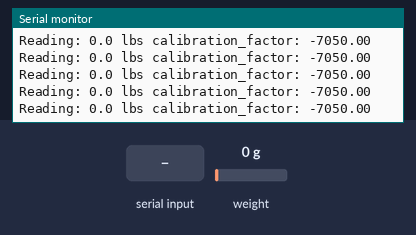
This sketch was run on a simulated Arduino Uno, built with avr-gcc and run on an emulated ATmega328P. Shown: the last lines printed to the serial monitor. The test bench sets the inputs (shaded band); at power-on: weight on the scale 0 g.

Above: at 3.3 s.
3.4 s: weight on the scale set to 100 g
At 3.4 s:
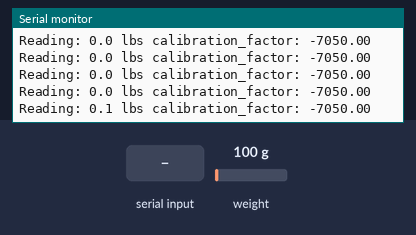
6.4 s: "+" received over Serial
At 6.53 s:
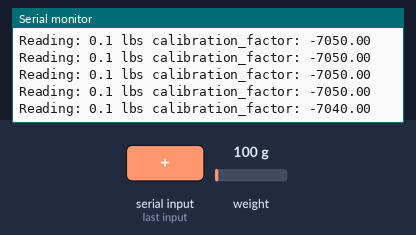
9.4 s: "a" received over Serial
At 9.47 s:
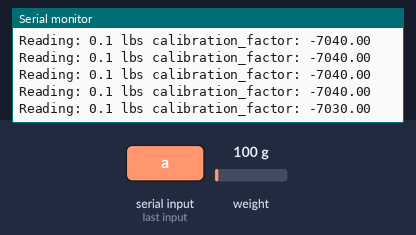
12.4 s: weight on the scale set to 1250 g
At 16.35 s:
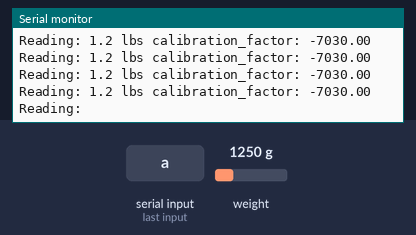
Timing chart, 0 to 16.4 s (numbered marks = the images above; inputs shaded):
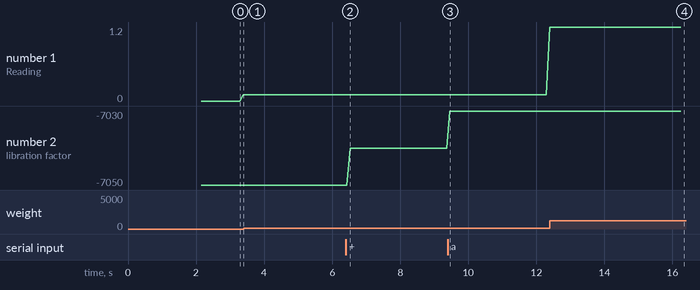

Measured:
- after the input at 6.4 s, the serial monitor: prints a new line after 0.13 s (image 2)
- after the input at 9.4 s, the serial monitor: prints a new line after 0.06 s (image 3)
- after the input at 12.4 s, the serial monitor: prints a new line after 0.10 s (image 4)
- plotted number 1: 0.1 → 1.2 after the input at 9.4 s
- plotted number 2: -7050 → -7040 after the input at 6.4 s, -7040 → -7030 after the input at 9.4 s

The sketch:

Scale_Calibration.ino
```cpp
#include <HX711.h>

/*
 Example using the SparkFun HX711 breakout board with a scale
 By: Nathan Seidle
 SparkFun Electronics
 Date: November 19th, 2014
 License: This code is public domain but you buy me a beer if you use this and we meet someday (Beerware license).

 This is the calibration sketch. Use it to determine the calibration_factor that the main example uses. It also
 outputs the zero_factor useful for projects that have a permanent mass on the scale in between power cycles.

 Setup your scale and start the sketch WITHOUT a weight on the scale
 Once readings are displayed place the weight on the scale
 Press +/- or a/z to adjust the calibration_factor until the output readings match the known weight
 Use this calibration_factor on the example sketch

 This example assumes pounds (lbs). If you prefer kilograms, change the Serial.print(" lbs"); line to kg. The
 calibration factor will be significantly different but it will be linearly related to lbs (1 lbs = 0.453592 kg).

 Your calibration factor may be very positive or very negative. It all depends on the setup of your scale system
 and the direction the sensors deflect from zero state
 This example code uses bogde's excellent library:"https://github.com/bogde/HX711"
 bogde's library is released under a GNU GENERAL PUBLIC LICENSE
 Arduino pin 2 -> HX711 CLK
 3 -> DOUT
 5V -> VCC
 GND -> GND

 Most any pin on the Arduino Uno will be compatible with DOUT/CLK.

 The HX711 board can be powered from 2.7V to 5V so the Arduino 5V power should be fine.

*/

#include "HX711.h"

#define LOADCELL_DOUT_PIN  2
#define LOADCELL_SCK_PIN  0

HX711 scale;

float calibration_factor = -7050; //-7050 worked for my 440lb max scale setup

void setup() {
  Serial.begin(9600);
  Serial.println("HX711 calibration sketch");
  Serial.println("Remove all weight from scale");
  Serial.println("After readings begin, place known weight on scale");
  Serial.println("Press + or a to increase calibration factor");
  Serial.println("Press - or z to decrease calibration factor");

  scale.begin(LOADCELL_DOUT_PIN, LOADCELL_SCK_PIN);
  scale.set_scale();
  scale.tare(); //Reset the scale to 0

  long zero_factor = scale.read_average(); //Get a baseline reading
  Serial.print("Zero factor: "); //This can be used to remove the need to tare the scale. Useful in permanent scale projects.
  Serial.println(zero_factor);
}

void loop() {

  scale.set_scale(calibration_factor); //Adjust to this calibration factor
  Serial.print("Reading: ");
  Serial.print(scale.get_units(), 1);
  Serial.print(" lbs"); //Change this to kg and re-adjust the calibration factor if you follow SI units like a sane person
  Serial.print(" calibration_factor: ");
  Serial.print(calibration_factor);
  Serial.println();

  if(Serial.available())
  {
    char temp = Serial.read();
    if(temp == '+' || temp == 'a')
      calibration_factor += 10;
    else if(temp == '-' || temp == 'z')
      calibration_factor -= 10;
  }
}
```
